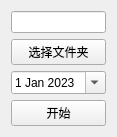
<?xml version="1.0" encoding="UTF-8"?>
<ui version="4.0">
 <class>widget</class>
 <widget class="QWidget" name="widget">
  <property name="geometry">
   <rect>
    <x>0</x>
    <y>0</y>
    <width>114</width>
    <height>120</height>
   </rect>
  </property>
  <property name="windowTitle">
   <string>修改文件时间</string>
  </property>
  <layout class="QVBoxLayout" name="verticalLayout">
   <item>
    <widget class="QLineEdit" name="lineEdit">
     <property name="sizePolicy">
      <sizepolicy hsizetype="Expanding" vsizetype="Preferred">
       <horstretch>0</horstretch>
       <verstretch>0</verstretch>
      </sizepolicy>
     </property>
    </widget>
   </item>
   <item>
    <widget class="QPushButton" name="getDirButton">
     <property name="sizePolicy">
      <sizepolicy hsizetype="Minimum" vsizetype="Preferred">
       <horstretch>0</horstretch>
       <verstretch>0</verstretch>
      </sizepolicy>
     </property>
     <property name="text">
      <string>选择文件夹</string>
     </property>
    </widget>
   </item>
   <item>
    <widget class="QDateEdit" name="dateEdit">
     <property name="sizePolicy">
      <sizepolicy hsizetype="Minimum" vsizetype="Preferred">
       <horstretch>0</horstretch>
       <verstretch>0</verstretch>
      </sizepolicy>
     </property>
     <property name="dateTime">
      <datetime>
       <hour>0</hour>
       <minute>0</minute>
       <second>0</second>
       <year>2023</year>
       <month>1</month>
       <day>1</day>
      </datetime>
     </property>
     <property name="calendarPopup">
      <bool>true</bool>
     </property>
    </widget>
   </item>
   <item>
    <widget class="QPushButton" name="startButton">
     <property name="sizePolicy">
      <sizepolicy hsizetype="Minimum" vsizetype="Preferred">
       <horstretch>0</horstretch>
       <verstretch>0</verstretch>
      </sizepolicy>
     </property>
     <property name="text">
      <string>开始</string>
     </property>
    </widget>
   </item>
  </layout>
 </widget>
 <resources/>
 <connections/>
</ui>
